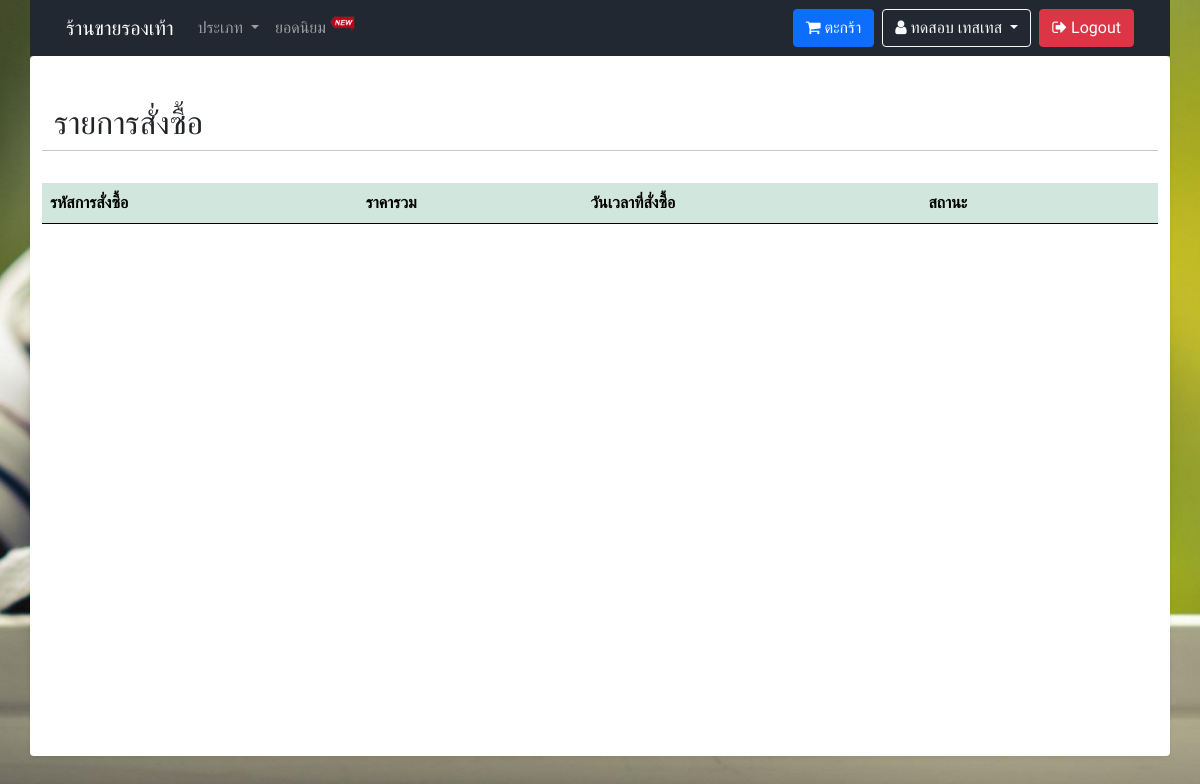
Page /member_payment_list.php (signed in) on the earlier database version.
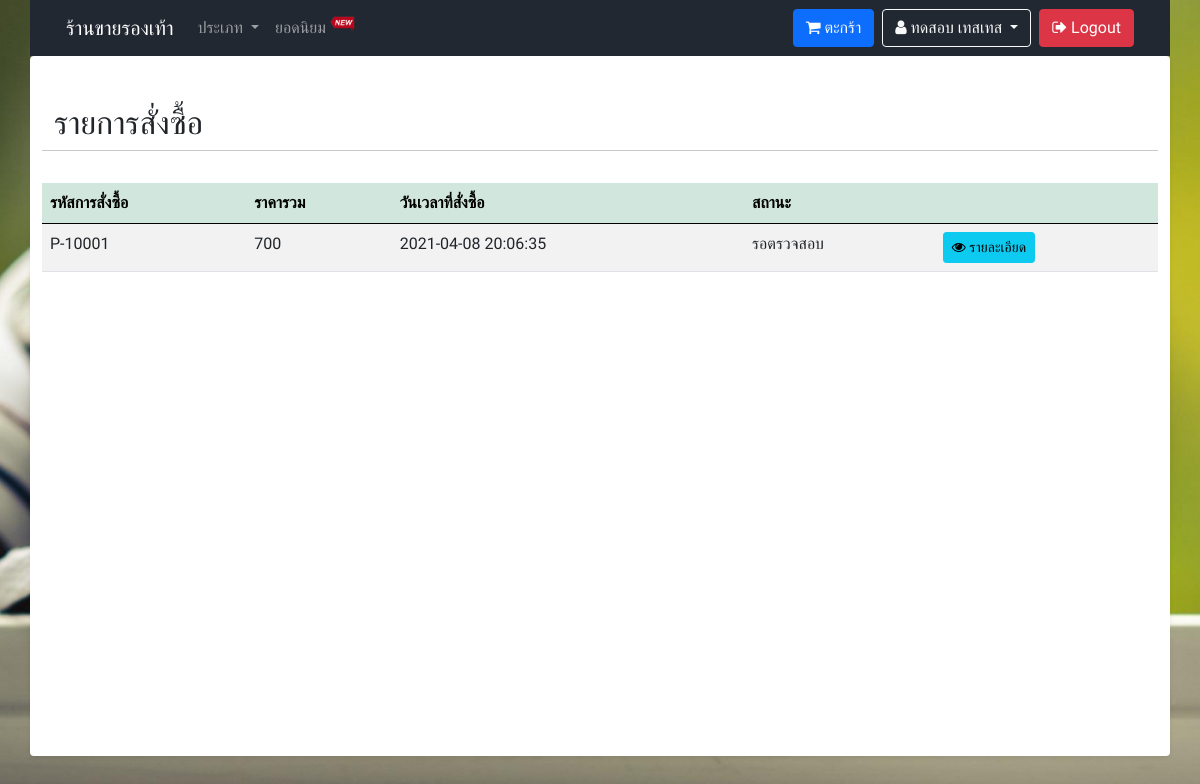
Same page on the later database version.
### tables this page shows
CREATE TABLE `tbl_user` (
  `u_id` int(10) NOT NULL COMMENT 'ID',
  `u_username` varchar(255) NOT NULL COMMENT 'ชื่อผู้ใช้',
  `u_password` varchar(255) NOT NULL COMMENT 'รหัสผ่าน',
  `u_fname` varchar(255) NOT NULL COMMENT 'ชื่อ',
  `u_lname` varchar(255) NOT NULL COMMENT 'นามสกุล',
  `u_sex` varchar(50) NOT NULL COMMENT 'เพศ',
  `u_address` text NOT NULL COMMENT 'ที่อยู่',
  `u_email` varchar(255) NOT NULL COMMENT 'อีเมล์',
  `u_tel` varchar(10) NOT NULL COMMENT 'เบอร์โทร',
  `u_role` varchar(50) NOT NULL COMMENT 'บทบาท'
);

CREATE TABLE `tbl_payment` (
  `pm_id` int(50) NOT NULL,
  `pm_code` varchar(255) NOT NULL,
  `pm_img` varchar(255) NOT NULL,
  `pm_total` varchar(255) NOT NULL,
  `pm_u_id` int(50) NOT NULL,
  `pm_channel` varchar(255) NOT NULL,
  `pm_date` varchar(255) NOT NULL,
  `pm_address` text NOT NULL,
  `pm_status` varchar(255) NOT NULL
);

### functions.php (called while the page is built, shortened)
<?php
class ConnectDB
{
    protected $db;
    function __construct()
    {
        $DB_HOST = "localhost";
        $DB_USER = "root";
        $DB_PASS = "";
        $DB_NAME = "stoe_store";
        $con = new mysqli($DB_HOST, $DB_USER, $DB_PASS, $DB_NAME);
        $con->set_charset("utf8");
        $this->db = $con;
    }
    function query($data)
    {
        $result = $this->db->query($data);
        if ($result == true) {
            return $result;
        } else {
            echo "Error to query.!!";
        }
    }
}
class Member extends ConnectDB
{
    function memberGetById($id)
    {
        $result = $this->db->query("SELECT * FROM tbl_user WHERE u_id = '$id' AND u_role = 'member' ");
        $row = $result->fetch_all(MYSQLI_ASSOC);
        return $row;
    }
}

### member_payment_list.php (the view, shortened to what this page needs)
<?php
include('header.php');
?>
</head>
<?php
$obj = new ConnectDB();
if (isset($_GET['display'])) {
    switch ($_GET['display']) {
        case 'success':
            $result = $obj->query("SELECT * FROM `tbl_payment` WHERE pm_status = 'ยืนยันแล้ว' ");
            break;
        case 'delete':
            $result = $obj->query("SELECT * FROM `tbl_payment` WHERE pm_status = 'ไม่อนุมัติ' ");
            break;
    }
} else {
    $result = $obj->query("SELECT * FROM `tbl_payment` WHERE pm_u_id = '".$_SESSION['user']['id']."' ");
}
?>
<body class="bgc-gray bgm-stoes">
    <?php include('navbar.php'); ?>
    <div class="container p-4 pb-5 bgc-white shadow-sm rounded min-height">
        <div class="row my-4">
            <h2>รายการสั่งซื้อ</h2>
            <hr>
            <table id="dtb" class="table table-striped table-hover" style="width:100%">
                <thead>
                    <tr class="table-success">
                        <th>รหัสการสั่งซื้อ</th>
                        <th>ราคารวม</th>
                        <th>วันเวลาที่สั่งซื้อ</th>
                        <th>สถานะ</th>
                        <th></th>
                    </tr>
                </thead>
                <tbody>
                    <?php while ($row = $result->fetch_array()) { ?>
                        <tr>
                            <td><?= $row['pm_code']; ?></td>
                            <td><?= number_format($row['pm_total']); ?></td>
                            <td><?= $row['pm_date']; ?></td>
                            <td><?= $row['pm_status']; ?></td>
                            <td width="20%">
                                <?php if (isset($_GET['display']) && $_GET['display'] == 'success') { ?>
                                    <button class="btn btn-sm btn-info m-0" type="button" data-bs-toggle="modal" data-bs-target="#Modal<?= $row['pm_id'] ?>"><i class="fa fa-eye" aria-hidden="true"></i> รายละเอียด</button>
                                <?php } else if (isset($_GET['display']) && $_GET['display'] == 'delete') { ?>
                                    <button class="btn btn-sm btn-info m-0" type="button" data-bs-toggle="modal" data-bs-target="#Modal<?= $row['pm_id'] ?>"><i class="fa fa-eye" aria-hidden="true"></i> รายละเอียด</button>
                                <?php } else { ?>
                                    <button class="btn btn-sm btn-info m-0" type="button" data-bs-toggle="modal" data-bs-target="#Modal<?= $row['pm_id'] ?>"><i class="fa fa-eye" aria-hidden="true"></i> รายละเอียด</button>
                                <?php } ?>
                            </td>
                        </tr>
                    <?php } ?>
                </tbody>
            </table>
        </div>
    </div>
    <?php include('call_datatable.php'); ?>
    <?php include('footer.php'); ?>

### header.php (shortened to what this page needs)
<?php
require_once('functions.php');
?>
<!DOCTYPE html>
<html lang="en">
<head>
    <link rel="stylesheet" href="css/style.css">
    <link rel="stylesheet" href="bootstrap5/bootstrap.min.css">
    <link rel="stylesheet" href="https://stackpath.bootstrapcdn.com/font-awesome/4.7.0/css/font-awesome.min.css">

### navbar.php (shortened to what this page needs)
<div class="container">
    <div class="row">
        <nav class="navbar navbar-expand-lg navbar-dark">
            <div class="container">
                <a class="navbar-brand" href="index.php">ร้านขายรองเท้า</a>
                <div class="collapse navbar-collapse" id="navbarSupportedContent">
                    <ul class="navbar-nav me-auto mb-2 mb-lg-0">
                        <li class="nav-item dropdown">
                            <a class="nav-link dropdown-toggle" href="#" id="navbarDropdown" role="button" data-bs-toggle="dropdown" aria-expanded="false">
                                ประเภท
                            </a>
                        </li>
                        <li class="nav-item">
                            <a class="nav-link" href="index.php?popular">ยอดนิยม <sup><img src="img/new.gif" style="width:25px;"></sup></a>
                        </li>
                    </ul>
                    <ul class="navbar-nav d-flex">
                        <?php
                        if (isset($_SESSION['user']['role']) && $_SESSION['user']['role'] == 'member') { ?>
                            <a href="member_cart.php" class="btn btn-primary me-2"><i class="fa fa-shopping-cart" aria-hidden="true"></i> ตะกร้า</a>
                            <?php
                            $obj_fetchNameNav = new Member();
                            $row_fetchNameNav = $obj_fetchNameNav->memberGetById($_SESSION['user']['id']);
                            ?>
                            <div class="dropdown me-2">
                                <button class="btn btn-outline-light dropdown-toggle" type="button" id="dropdownMenuButton1" data-bs-toggle="dropdown" aria-expanded="false">
                                <i class="fa fa-user" aria-hidden="true"></i> <?= $row_fetchNameNav[0]['u_fname'] . ' ' . $row_fetchNameNav[0]['u_lname'] ?>
                                </button>
                            </div>
                            <a href="logout.php" class="btn btn-danger"><i class="fa fa-sign-out" aria-hidden="true"></i> Logout</a>
                            <?php
                        }else if (isset($_SESSION['user']['role']) && $_SESSION['user']['role'] == 'admin') { ?>
                        <a href="logout.php" class="btn btn-danger"><i class="fa fa-sign-out" aria-hidden="true"></i> Logout</a>
                        <?php } else { ?>
                            <a href="login.php" class="btn btn-success me-2"><i class="fa fa-sign-in" aria-hidden="true"></i> Login</a>
                            <a href="register.php" class="btn btn-primary"><i class="fa fa-plus-circle" aria-hidden="true"></i> สมัครสมาชิก</a>
                        <?php } ?>
                    </ul>
                </div>
            </div>
        </nav>
    </div>
</div>

### call_datatable.php (shortened to what this page needs)
<link rel="stylesheet" href="css/dataTables.bootstrap5.min.css">

### footer.php (shortened to what this page needs)
</body>
</html>

### css/style.css (style rules this page uses)
* { font-family: 'Chakra Petch', sans-serif; }
nav.navbar { background-color: #222831 !important; }
.bgc-gray { background-color: #eee; }
.bgc-white { background-color: #fff; }
.min-height { min-height: 700px; height: auto; }
.bgm-stoes { background: url("../img/bg.jpg") no-repeat center center fixed; -webkit-background-size: cover; -moz-background-size: cover; -o-background-size: cover; background-size: cover; }

Differences in the rows shown:
added tbl_payment: pm_code "P-10001", pm_total "700", pm_date "2021-04-08 20:06:35", pm_status "รอตรวจสอบ"
